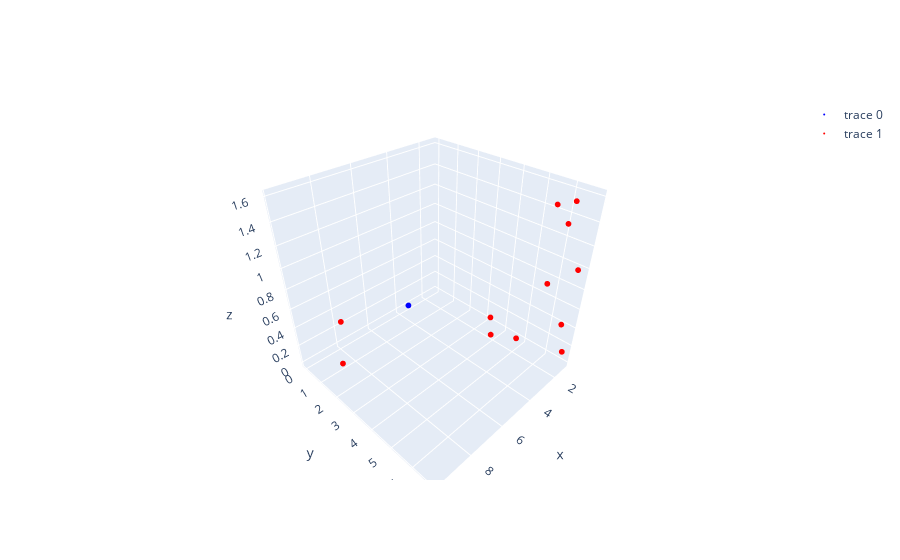

The code cell stored with this chart in its notebook:
### Code cell
index = 22

pose_0 = vo.get_trajectory()[index]
pose_1 = vo.get_trajectory()[index+1]
print('Pose_0: \n', np.round(pose_0, 2))
print('Pose_1: \n', np.round(pose_1, 2))

gt_pose_0 = data.get_trajectory_data()[index]
gt_pose_0 = v2T([gt_pose_0[0], gt_pose_0[1], 0, 0, 0, gt_pose_0[2]])

gt_pose_1 = data.get_trajectory_data()[index+1]
gt_pose_1 = v2T([gt_pose_1[0], gt_pose_1[1], 0, 0, 0, gt_pose_1[2]])

print('GT Pose_0: \n', np.round(gt_pose_0, 2)) 
print('GT Pose_1: \n', np.round(gt_pose_1, 2))

image_points_0 = data.get_measurements_data_points(index)
image_points_1 = data.get_measurements_data_points(index+1)

matches = data_association_on_appearance(image_points_0, image_points_1)
image_points_0 = np.array(matches['points_1'])
image_points_1 = np.array(matches['points_2'])
print('Number of matches: ', len(image_points_0))

fig, ax = plt.subplots()
ax.imshow(np.ones((480, 640, 3)))
ax.scatter([point[0] for point in image_points_0], [point[1] for point in image_points_0], color='green', marker='o')
ax.scatter([point[0] for point in image_points_1], [point[1] for point in image_points_1], color='red', marker='o')

for i in range(len(image_points_0)):
    x = [image_points_0[i][0], image_points_1[i][0]]
    y = [image_points_0[i][1], image_points_1[i][1]]
    ax.plot(x, y, color='blue')
plt.grid()
plt.show()

gt_world_data = data.get_world_data()
matches = data_association_on_appearance(triangulations[index], gt_world_data)
triangulated_points = matches['points_1']
gt_world_points = matches['points_2']

triangulated_points_hom = [np.append(point, 1) for point in triangulated_points]
triangulated_points_world = camera.get_camera_transform() @ np.array(triangulated_points_hom).T
triangulated_points_world = triangulated_points_world.T

fig = go.Figure()
scale = 0.2056
x_coords = [point[0]*scale for point in triangulated_points_world]  
y_coords = [point[1]*scale for point in triangulated_points_world]
z_coords = [point[2]*scale for point in triangulated_points_world]
fig.add_trace(go.Scatter3d(x=x_coords, y=y_coords, z=z_coords, mode='markers', marker=dict(size=2, color='blue')))

x_coords_gt = [point[0] for point in gt_world_points]
y_coords_gt = [point[1] for point in gt_world_points]
z_coords_gt = [point[2] for point in gt_world_points]
fig.add_trace(go.Scatter3d(x=x_coords_gt, y=y_coords_gt, z=z_coords_gt, mode='markers', marker=dict(size=2, color='red')))

fig.show()

### Figure 1 — Plotly figure (JSON) as saved in the notebook; plotly's stock layout.template omitted (floating-point values rounded to 4 significant figures)
{"data": [{"marker": {"color": "blue", "size": 2}, "mode": "markers", "type": "scatter3d", "x": [3.328, 3.328, 3.328, 3.328, 3.328, 3.328, 3.328, 3.328, 3.328, 3.328, 3.328, 3.328], "y": [-0.001374, -0.001374, -0.001374, -0.001374, -0.001374, -0.001374, -0.001374, -0.001374, -0.001374, -0.001374, -0.001374, -0.001374], "z": [-0.0002175, -0.0002175, -0.0002175, -0.0002175, -0.0002175, -0.0002175, -0.0002175, -0.0002175, -0.0002175, -0.0002175, -0.0002175, -0.0002175]}, {"marker": {"color": "red", "size": 2}, "mode": "markers", "type": "scatter3d", "x": [2.379, 2.807, 9.77, 2.248, 1.381, 1.3, 2.033, 1.197, 1.414, 9.445, 2.051, 1.574], "y": [4.006, 4.342, 2.473, 5.224, 6.592, 6.111, 6.046, 6.763, 6.797, 2.301, 6.543, 5.739], "z": [0.2713, 0.1597, 0.3871, 0.1793, 0.432, 1.336, 0.8489, 0.1236, 1.006, 0.7473, 1.597, 1.482]}], "layout": {}}
